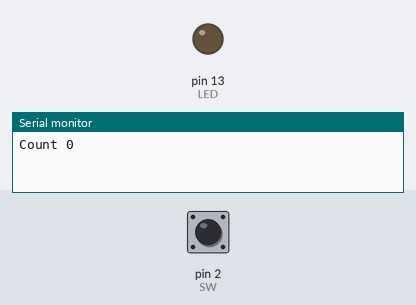
Simulated run of this sketch. Board: Arduino Uno, built with avr-gcc and run on an emulated ATmega328P. On the bench: output pins drawn as LEDs (lit = HIGH), the last lines printed to the serial monitor. The test bench sets the inputs (shaded band); at power-on: pin 2 (SW) HIGH.

Above: at 1.2 s.
1.3 s: pin 2 (SW) pulled LOW for 0.15 s
At 2.5 s:
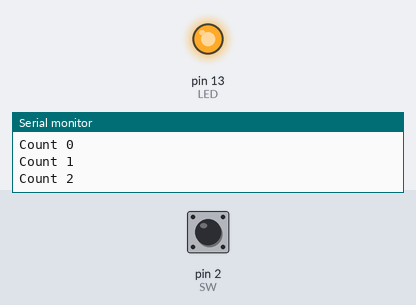
2.9 s: pin 2 (SW) pulled LOW for 3.2 s
At 4.2 s:
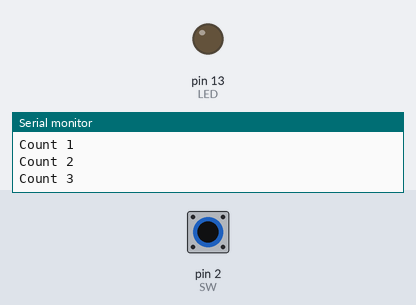
Timing chart, 0 to 7.6 s (numbered marks = the images above; inputs shaded):
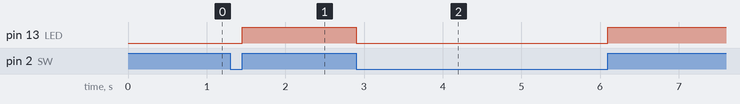

The sketch:

08.Volatile.ino
```cpp
// Volatile

int LED = 13;
int SW = 2;
int lastCount = -1;
volatile int count = 0;

void handleSW () {
   digitalWrite(LED, digitalRead(SW));
   count++;
}

void handleOtherStuff()  {
  if (count != lastCount) {
        Serial.print("Count ");
        Serial.println(count);
        lastCount = count;
  }
}

void setup ()  {
    //Start up the serial port
    Serial.begin(9600);

    pinMode (LED, OUTPUT);
    pinMode (SW, INPUT_PULLUP);
    attachInterrupt(INT0, handleSW, CHANGE);
}

void loop ()  {
    handleOtherStuff();
}
```

Measured:
- after the input at 1.3 s, pin 13 (LED): LOW → HIGH after 0.15 s
- after the input at 2.9 s, pin 13 (LED): HIGH → LOW at once, → HIGH 3.2 s later
